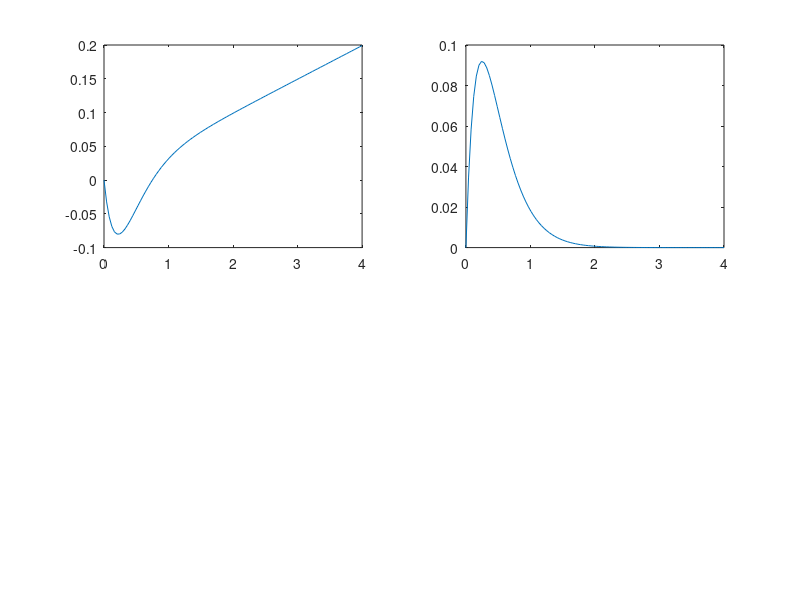

Source code (MATLAB):
#4.19
#H(jw)= 1/ (jw+3)
# y(t) = e^-3 * u(t)- e^-4t *u(t)
#Y(jw)= Integrate(y(t) * e^-jwt)dt
#Y(jw)= (1/(jw+3) - 1/(jw+4)) ->>> simplify to 1/(jw+3)(jw+4)
#if H(jw)= Y/X
#X(jw)= 1/(jw+4)
#x(t)= e^-4t *u(t)

q= linspace(0,4);
subplot(2,2,1)
a= exp(-3)
yt= @(t) a*t.*(t>=0)  - exp(-4*t).*t.*(t>=0);
plot(q, yt(q))

subplot(2,2,2)
xt= @(t) exp(-4*t).*t.*(t>=0);
plot(q, xt(q))
